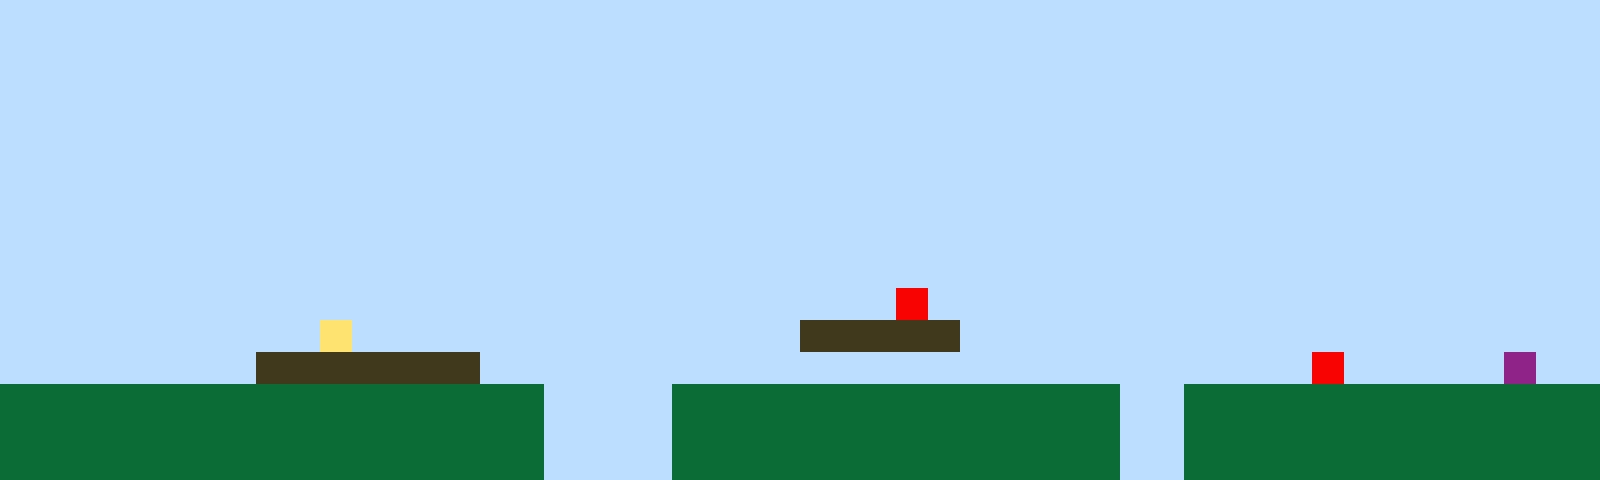

A 2D game scene composited from a Tiled map and its tileset images. What follows is a short description and the map's XML, with every tile layer's data as written:
An orthogonal 50x15 tile map with 32x32 px tiles, 1 tile layer (Tile Layer 1).

<map version="1.10" tiledversion="1.11.2" orientation="orthogonal" renderorder="right-up" width="50" height="15" tilewidth="32" tileheight="32" infinite="0" nextlayerid="2" nextobjectid="1"><editorsettings><export target="map1.csv" format="csv" /></editorsettings><tileset firstgid="1" name="sprites" tilewidth="32" tileheight="32" tilecount="6" columns="3"><image source="sprites.png" width="96" height="64" /></tileset><layer id="1" name="Tile Layer 1" width="50" height="15"><data encoding="csv">1,1,1,1,1,1,1,1,1,1,1,1,1,1,1,1,1,1,1,1,1,1,1,1,1,1,1,1,1,1,1,1,1,1,1,1,1,1,1,1,1,1,1,1,1,1,1,1,1,1,1,1,1,1,1,1,1,1,1,1,1,1,1,1,1,1,1,1,1,1,1,1,1,1,1,1,1,1,1,1,1,1,1,1,1,1,1,1,1,1,1,1,1,1,1,1,1,1,1,1,1,1,1,1,1,1,1,1,1,1,1,1,1,1,1,1,1,1,1,1,1,1,1,1,1,1,1,1,1,1,1,1,1,1,1,1,1,1,1,1,1,1,1,1,1,1,1,1,1,1,1,1,1,1,1,1,1,1,1,1,1,1,1,1,1,1,1,1,1,1,1,1,1,1,1,1,1,1,1,1,1,1,1,1,1,1,1,1,1,1,1,1,1,1,1,1,1,1,1,1,1,1,1,1,1,1,1,1,1,1,1,1,1,1,1,1,1,1,1,1,1,1,1,1,1,1,1,1,1,1,1,1,1,1,1,1,1,1,1,1,1,1,1,1,1,1,1,1,1,1,1,1,1,1,1,1,1,1,1,1,1,1,1,1,1,1,1,1,1,1,1,1,1,1,1,1,1,1,1,1,1,1,1,1,1,1,1,1,1,1,1,1,1,1,1,1,1,1,1,1,1,1,1,1,1,1,1,1,1,1,1,1,1,1,1,1,1,1,1,1,1,1,1,1,1,1,1,1,1,1,1,1,1,1,1,1,1,1,1,1,1,1,1,1,1,1,1,1,1,1,1,1,1,1,1,1,1,1,1,1,1,1,1,1,1,1,1,1,1,1,1,1,1,1,1,1,1,1,1,1,1,1,1,1,1,1,1,1,1,1,1,1,1,1,1,1,1,1,1,1,1,1,1,1,1,1,1,1,1,1,1,1,1,1,1,1,1,1,1,1,1,1,1,1,1,1,1,1,1,1,1,1,1,1,1,1,1,1,1,1,1,1,1,1,1,1,1,1,1,1,1,1,1,1,1,1,1,1,1,1,1,1,1,1,1,1,1,1,1,1,1,1,1,1,1,1,1,1,5,1,1,1,1,1,1,1,1,1,1,1,1,1,1,1,1,1,1,1,1,1,1,1,1,1,1,1,1,1,1,1,4,1,1,1,1,1,1,1,1,1,1,1,1,1,1,3,3,3,3,3,1,1,1,1,1,1,1,1,1,1,1,1,1,1,1,1,1,1,1,1,1,1,1,1,1,1,1,1,3,3,3,3,3,3,3,1,1,1,1,1,1,1,1,1,1,1,1,1,1,1,1,1,1,1,1,1,1,1,1,1,1,5,1,1,1,1,1,6,1,1,2,2,2,2,2,2,2,2,2,2,2,2,2,2,2,2,2,1,1,1,1,2,2,2,2,2,2,2,2,2,2,2,2,2,2,1,1,2,2,2,2,2,2,2,2,2,2,2,2,2,2,2,2,2,2,2,2,2,2,2,2,2,2,2,2,2,2,1,1,1,1,2,2,2,2,2,2,2,2,2,2,2,2,2,2,1,1,2,2,2,2,2,2,2,2,2,2,2,2,2,2,2,2,2,2,2,2,2,2,2,2,2,2,2,2,2,2,1,1,1,1,2,2,2,2,2,2,2,2,2,2,2,2,2,2,1,1,2,2,2,2,2,2,2,2,2,2,2,2,2</data></layer></map>
